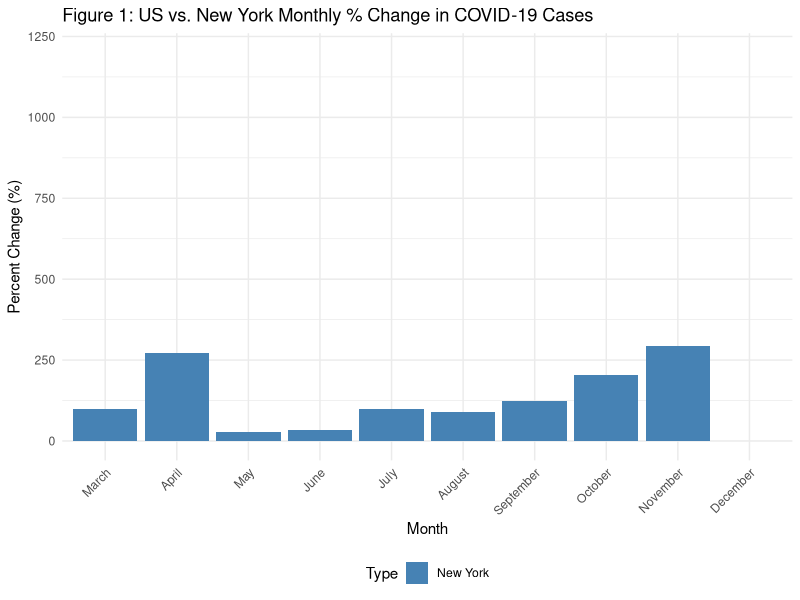
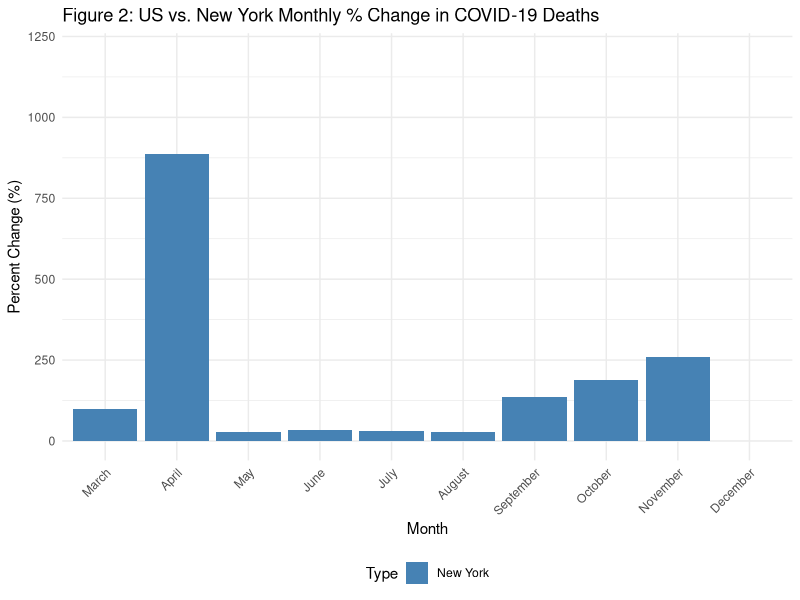

Source code (R) for these figures, in order:
## ---- chunk 1
# set working directory
getwd()
setwd("/Users/helenliang/Library/Mobile Documents/com~apple~CloudDocs/NYU/Fall 2023/GPH-GU-2184/Final Project")
## ---- chunk 2
## Load Required Packages ##
library(readr) # reading csv data
library(tidyr) # data cleaning
library(dplyr) # data manipulation
library(knitr) # generating tables
library(lubridate) # handling date and time
library(ggplot2) # data visualization
## ---- chunk 3
# load us.csv data
us <- read.csv("us.csv")

# load us-states.csv data
states <- read.csv("us-states.csv")
## ---- chunk 4
# summary statistics of original "us" data
dim(us)
str(us)
any(is.na(us))

# summary statistics of "states" data
dim(states)
str(states)
any(is.na(states))
## ---- chunk 5
# set "date" column to standardized date format
us$date <- mdy(us$date)

# create a new data frame that includes new columns and filters "2020" as the year for data analysis
us1 <- us %>% 
  mutate(month = floor_date(date, "month"), 
         chr_month = format(date, "%B"), 
         year = format(date, "%Y")) %>% 
  filter(year == "2020")

head(us1)
## ---- chunk 6
# summary statistics of cleaned and filtered "us1" data
summary(us1)
any(is.na(us1))
## ---- chunk 7
mean(us1$cases) # mean of cases
median(us1$cases) # median of cases
sd(us1$cases) # sd of cases

mean(us1$deaths) # mean of deaths
median(us1$deaths) # median of deaths
sd(us1$deaths) # sd of deaths
## ---- chunk 8
#set "date" column to standardized date format
states$date <- as.Date(states$date, format = "%Y-%m-%d")

# create a new data frame that includes new columns and filters "2020" as the year for data analysis
states1 <- states %>% 
  mutate(month = floor_date(date, "month"), 
         chr_month = format(date, "%B"), 
         year = format(date, "%Y")) %>% 
  filter(year == "2020")

head(states1)
## ---- chunk 9
# summary statistics of cleaned and filtered "states1" data
summary(states1)
any(is.na(states1))
## ---- chunk 10
mean(states1$cases) # mean of cases
median(states1$cases) # median of cases
sd(states1$cases) # sd of cases

mean(states1$deaths) # mean of deaths
median(states1$deaths) # median of deaths
sd(states1$deaths) # sd of deaths
## ---- chunk 11
us_monthly_cases <- us1 %>% 
  group_by(month) %>% 
  summarize(begin_cases = first(cases)) %>% 
  ungroup()

us_monthly_cases <- us_monthly_cases %>% 
  arrange(month) %>% 
  mutate(new_cases = lead(begin_cases, default = last(us$cases)) - begin_cases)

us_monthly_cases <- us_monthly_cases %>%
  arrange(month) %>%
  mutate(
    prev_new_cases = lag(new_cases, default = new_cases[1]), 
    percent_increase = (new_cases / prev_new_cases) * 100
  ) %>%
  mutate(
    percent_increase = ifelse(is.infinite(percent_increase) | is.nan(percent_increase), 
                              NA, percent_increase)
  ) 
## ---- chunk 12
states_monthly_cases <- states1 %>% 
  group_by(month) %>%
  filter(state == "New York") %>% 
  summarize(begin_cases = first(cases)) %>% 
  ungroup()

states_monthly_cases <- states_monthly_cases %>% 
  arrange(month) %>% 
  mutate(new_cases = lead(begin_cases, default = last(states$cases)) - begin_cases)

states_monthly_cases <- states_monthly_cases %>%
  arrange(month) %>%
  mutate(
    prev_new_cases = lag(new_cases, default = new_cases[1]), 
    percent_increase = (new_cases / prev_new_cases) * 100
  ) %>%
  mutate(
    percent_increase = ifelse(is.infinite(percent_increase) | is.nan(percent_increase), 
                              NA, percent_increase)
  )
## ---- chunk 13
us_monthly_cases$month <- as.Date(us_monthly_cases$month)
us_monthly_cases$month_name <- factor(format(us_monthly_cases$month, "%B"), 
                                      levels = month.name)

states_monthly_cases$month <- as.Date(states_monthly_cases$month)
states_monthly_cases$month_name <- factor(format(states_monthly_cases$month, "%B"), 
                                          levels = month.name)

# table
us_monthly_cases_1 <- us_monthly_cases %>% 
  select(month_name, percent_increase)

states_monthly_cases_1 <- states_monthly_cases %>% 
  select(month_name, percent_increase) 

combined_cases <- merge(us_monthly_cases_1, states_monthly_cases_1, by = "month_name", all = TRUE)

names(combined_cases)[names(combined_cases) == "month_name"] <- "Month"
names(combined_cases)[names(combined_cases) == "percent_increase.x"] <- "US"
names(combined_cases)[names(combined_cases) == "percent_increase.y"] <- "New York"

knitr::kable(combined_cases, caption = "% Change in COVID-19 Cases for US and New York", align = c("c", "c", "c"))

# graph
us_monthly_cases$Type <- 'US'
states_monthly_cases$Type <- 'New York'

combined_data <- rbind(us_monthly_cases, states_monthly_cases)

ggplot(combined_data, aes(x = month_name, y = percent_increase, fill = Type)) +
  geom_bar(stat = "identity", position = "dodge") +
  theme_minimal() +
  labs(title = "Figure 1: US vs. New York Monthly % Change in COVID-19 Cases", 
       x = "Month", y = "Percent Change (%)") +
  theme(axis.text.x = element_text(angle = 45, hjust = 1),
        legend.position = "bottom") +
  scale_fill_manual(values = c("US" = "orange", "New York" = "steelblue")) +
  ylim(0, 1200)
## ---- chunk 14
us_monthly_deaths <- us1 %>% 
  group_by(month) %>% 
  summarize(begin_deaths = first(deaths)) %>% 
  ungroup()

us_monthly_deaths <- us_monthly_deaths %>% 
  arrange(month) %>% 
  mutate(new_deaths = lead(begin_deaths, default = last(us$deaths)) - begin_deaths)

us_monthly_deaths <- us_monthly_deaths %>%
  arrange(month) %>%
  mutate(
    prev_new_deaths = lag(new_deaths, default = new_deaths[1]), 
    percent_increase = (new_deaths / prev_new_deaths) * 100
  ) %>%
  mutate(
    percent_increase = ifelse(is.infinite(percent_increase) | is.nan(percent_increase), 
                              NA, percent_increase)
  ) 
## ---- chunk 15
states_monthly_deaths <- states1 %>% 
  group_by(month) %>%
  filter(state == "New York") %>% 
  summarize(begin_deaths = first(deaths)) %>% 
  ungroup()

states_monthly_deaths <- states_monthly_deaths %>% 
  arrange(month) %>% 
  mutate(new_deaths = lead(begin_deaths, default = last(states$deaths)) - begin_deaths)

states_monthly_deaths <- states_monthly_deaths %>%
  arrange(month) %>%
  mutate(
    prev_new_deaths = lag(new_deaths, default = new_deaths[1]), 
    percent_increase = (new_deaths / prev_new_deaths) * 100
  ) %>%
  mutate(
    percent_increase = ifelse(is.infinite(percent_increase) | is.nan(percent_increase), 
                              NA, percent_increase)
  )
## ---- chunk 16
us_monthly_deaths$month <- as.Date(us_monthly_deaths$month)
us_monthly_deaths$month_name <- factor(format(us_monthly_deaths$month, "%B"),
                                       levels = month.name)

states_monthly_deaths$month <- as.Date(states_monthly_deaths$month)
states_monthly_deaths$month_name <- factor(format(states_monthly_deaths$month, "%B"), 
                                           levels = month.name)

# table
us_monthly_deaths_1 <- us_monthly_deaths %>% 
  select(month_name, percent_increase)

states_monthly_deaths_1 <- states_monthly_deaths %>% 
  select(month_name, percent_increase) 

combined_deaths <- merge(us_monthly_deaths_1, states_monthly_deaths_1, by = "month_name", all = TRUE)

names(combined_deaths)[names(combined_deaths) == "month_name"] <- "Month"
names(combined_deaths)[names(combined_deaths) == "percent_increase.x"] <- "US"
names(combined_deaths)[names(combined_deaths) == "percent_increase.y"] <- "New York"

knitr::kable(combined_deaths, caption = "% Change in COVID-19 Deaths for US and New York", align = c("c", "c", "c"))

# graph
us_monthly_deaths$Type <- 'US'
states_monthly_deaths$Type <- 'New York'

combined_data <- rbind(us_monthly_deaths, states_monthly_deaths)

ggplot(combined_data, aes(x = month_name, y = percent_increase, fill = Type)) +
  geom_bar(stat = "identity", position = "dodge") +
  theme_minimal() +
  labs(title = "Figure 2: US vs. New York Monthly % Change in COVID-19 Deaths", 
       x = "Month", y = "Percent Change (%)") +
  theme(axis.text.x = element_text(angle = 45, hjust = 1),
        legend.position = "bottom") +
  scale_fill_manual(values = c("US" = "orange", "New York" = "steelblue")) +
  ylim(0, 1200)
